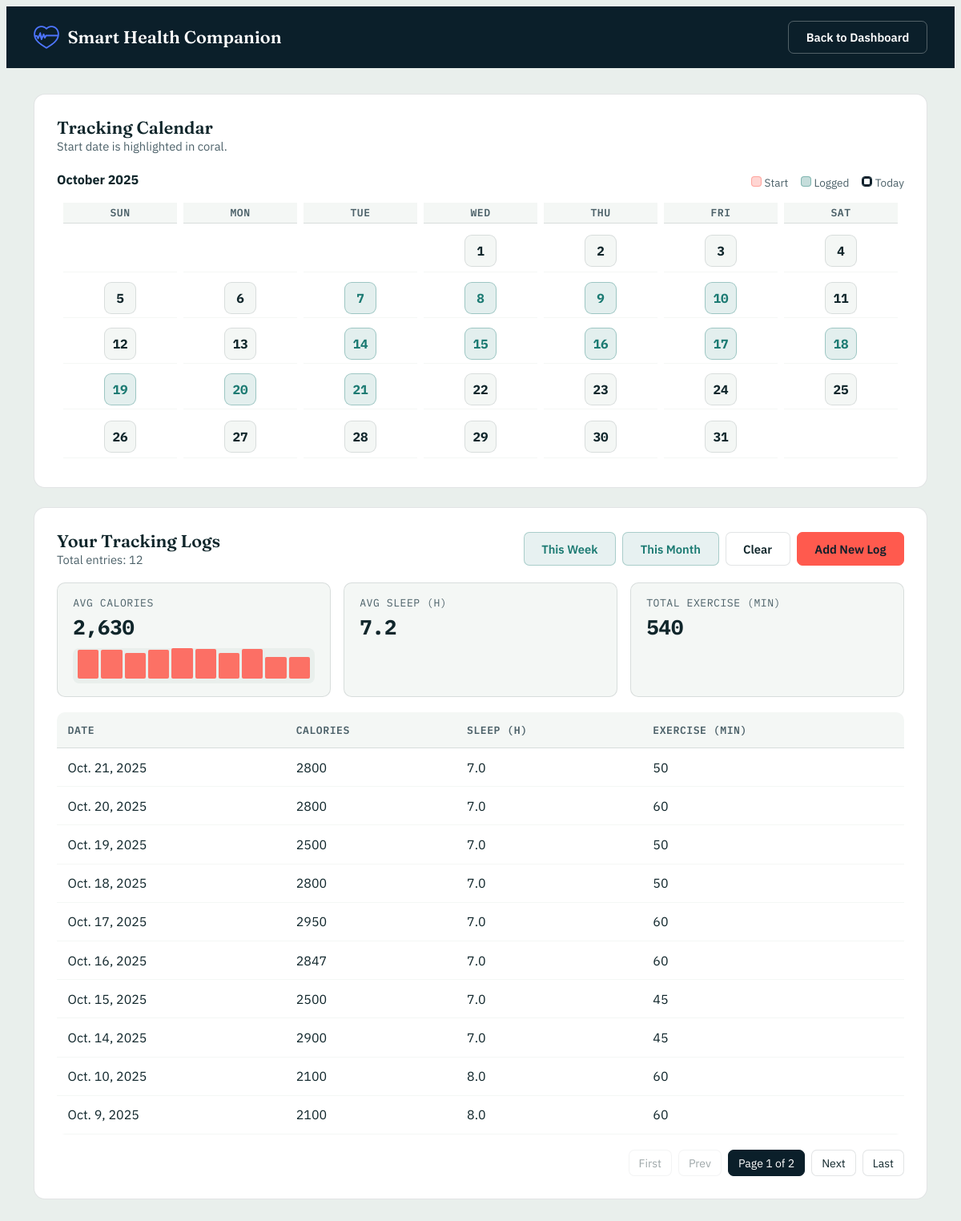
Page /logs/ (signed in) on the committed database.
### mainapp/models.py (models this page shows, shortened)
class DailyLog(models.Model):
    user = models.ForeignKey(User, on_delete=models.CASCADE, related_name='daily_logs')
    date = models.DateField()
    calories = models.IntegerField(default=0)
    sleep_hours = models.DecimalField(max_digits=4, decimal_places=1, default=0)
    exercise_minutes = models.IntegerField(default=0)
    is_ai_estimated = models.BooleanField(default=False, help_text='Whether calories were estimated by AI food recognition')
    class Meta:
        ordering = ['-date']
        unique_together = ('user', 'date')

### mainapp/views.py (the view)
# urls.py: path("logs/", views.logs_view, name="logs"),
@login_required
def logs_view(request):
    logs_qs = DailyLog.objects.filter(user=request.user).order_by('-date')
    paginator = Paginator(logs_qs, 10)
    page_number = request.GET.get('page')
    page_obj = paginator.get_page(page_number)
    profile = getattr(request.user, 'profile', None)
    start_date = getattr(profile, 'start_tracking_date', None) if profile else None
    base_date = start_date or dt_date.today()
    cal = calendar.Calendar(firstweekday=6)  # 6 = Sunday
    month_days = cal.monthdayscalendar(base_date.year, base_date.month)
    logged_days_set = set(
        DailyLog.objects.filter(
            user=request.user,
            date__year=base_date.year,
            date__month=base_date.month,
        ).values_list('date__day', flat=True)
    )
    month_weeks = []
    today = dt_date.today()
    for week in month_days:
        week_cells = []
        for day in week:
            is_blank = day == 0
            is_today = (not is_blank and today.year == base_date.year and today.month == base_date.month and today.day == day)
            cell = {
                'num': day,
                'is_blank': is_blank,
                'is_start': bool(start_date and day == start_date.day and base_date.month == start_date.month and base_date.year == start_date.year),
                'is_logged': bool(day and (day in logged_days_set)),
                'is_today': is_today,
            }
            week_cells.append(cell)
        month_weeks.append(week_cells)
    month_name = calendar.month_name[base_date.month]
    return render(request, "mainapp/logs.html", {
        "page_obj": page_obj,
        "total_count": logs_qs.count(),
        "calendar_weeks": month_weeks,
        "calendar_month_name": month_name,
        "calendar_year": base_date.year,
    })

### mainapp/templates/mainapp/logs.html (shortened to what this page needs)
<!DOCTYPE html>
<html lang="en">
<head>
    {% load static %}
    <link href="{% static 'css/site.css' %}" rel="stylesheet">
</head>
<body>
    <header class="page-bar">
        <nav class="site-nav" style="max-width: 1180px; margin: 0 auto;">
            <a class="site-logo" href="{% url 'dashboard' %}"><img src="{% static 'heart logo.png' %}" alt="Logo">Smart Health Companion</a>
            <div>
                <a href="{% url 'dashboard' %}" class="btn btn-outline">Back to Dashboard</a>
            </div>
        </nav>
    </header>
    <main class="container">
        <div class="card" style="margin-bottom:1.5rem;">
            <div class="title-row">
                <div>
                    <div class="title">Tracking Calendar</div>
                    <div class="muted">Start date is highlighted in coral.</div>
                </div>
            </div>
            <div class="cal-wrap">
                <div style="min-width:360px;">
                    <div style="display:flex; align-items:center; justify-content:space-between; margin-bottom:.5rem;">
                        <div style="font-weight:700; font-family:'IBM Plex Sans',sans-serif;">{{ calendar_month_name }} {{ calendar_year }}</div>
                        <div class="cal-legend">
                            <span><span class="legend-chip start"></span> Start</span>
                            <span><span class="legend-chip logged"></span> Logged</span>
                            <span><span class="legend-chip today"></span> Today</span>
                        </div>
                    </div>
                    <table class="cal">
                        <thead>
                            <tr>
                                <th>Sun</th>
                                <th>Mon</th>
                                <th>Tue</th>
                                <th>Wed</th>
                                <th>Thu</th>
                                <th>Fri</th>
                                <th>Sat</th>
                            </tr>
                        </thead>
                        <tbody>
                            {% for week in calendar_weeks %}
                            <tr>
                                {% for d in week %}
                                <td style="text-align:center; padding:.25rem;">
                                    {% if d.is_blank %}
                                        <span style="display:inline-block; width:40px; height:40px;"></span>
                                    {% else %}
                                        <span class="cal-day {% if d.is_start %}cal-start{% endif %} {% if d.is_logged %}cal-logged{% endif %} {% if d.is_today %}cal-today{% endif %}">{{ d.num }}</span>
                                    {% endif %}
                                </td>
                                {% endfor %}
                            </tr>
                            {% endfor %}
                        </tbody>
                    </table>
                </div>
            </div>
        </div>
        <div class="card">
            <div class="title-row">
                <div>
                    <div class="title">Your Tracking Logs</div>
                    <div class="muted">Total entries: {{ total_count }}</div>
                </div>
                <div class="actions-row">
                    <button id="filterWeek" class="btn btn-soft">This Week</button>
                    <button id="filterMonth" class="btn btn-soft">This Month</button>
                    <button id="filterClear" class="btn btn-ghost">Clear</button>
                    <a href="{% url 'dashboard' %}" class="btn btn-primary">Add New Log</a>
                </div>
            </div>
            <div class="stats-grid" id="statsGrid" aria-hidden="true">
                <div class="stat">
                    <div class="stat-title">Avg Calories</div>
                    <div class="stat-value" id="avgCalories">—</div>
                    <div class="mini-chart" id="miniChart"></div>
                </div>
                <div class="stat">
                    <div class="stat-title">Avg Sleep (h)</div>
                    <div class="stat-value" id="avgSleep">—</div>
                </div>
                <div class="stat">
                    <div class="stat-title">Total Exercise (min)</div>
                    <div class="stat-value" id="totalExercise">—</div>
                </div>
            </div>
            <div class="table-wrap">
                <table>
                    <thead>
                        <tr>
                            <th>Date</th>
                            <th>Calories</th>
                            <th>Sleep (h)</th>
                            <th>Exercise (min)</th>
                        </tr>
                    </thead>
                    <tbody>
                        {% for log in page_obj.object_list %}
                        <tr data-date="{{ log.date|date:'Y-m-d' }}" data-calories="{{ log.calories }}" data-sleep="{{ log.sleep_hours }}" data-exercise="{{ log.exercise_minutes }}">
                            <td>{{ log.date }}</td>
                            <td>{{ log.calories }}</td>
                            <td>{{ log.sleep_hours }}</td>
                            <td>{{ log.exercise_minutes }}</td>
                        </tr>
                        {% empty %}
                        <tr>
                            <td colspan="4" class="muted">No logs yet. Use the dashboard to add your first entry.</td>
                        </tr>
                        {% endfor %}
                    </tbody>
                </table>
            </div>
            <div class="pagination">
                {% if page_obj.has_previous %}
                    <a class="page-btn" href="?page=1">First</a>
                    <a class="page-btn" href="?page={{ page_obj.previous_page_number }}">Prev</a>
                {% else %}
                    <span class="page-btn disabled">First</span>
                    <span class="page-btn disabled">Prev</span>
                {% endif %}
                <span class="page-btn active">Page {{ page_obj.number }} of {{ page_obj.paginator.num_pages }}</span>
                {% if page_obj.has_next %}
                    <a class="page-btn" href="?page={{ page_obj.next_page_number }}">Next</a>
                    <a class="page-btn" href="?page={{ page_obj.paginator.num_pages }}">Last</a>
                {% else %}
                    <span class="page-btn disabled">Next</span>
                    <span class="page-btn disabled">Last</span>
                {% endif %}
            </div>
        </div>
    </main>
</body>
</html>

### mainapp/static/css/site.css (style rules this page uses)
:root { --navy: #0B1F2A; --navy-2: #123241; --navy-3: #081620; --paper: #F4F7F5; --paper-2: #E9EFEC; --ink: #10262B; --ink-soft: #4C6169; --coral: #FF5A4E; --coral-dark: #E14336; --teal: #1B7A72; --line-on-dark: rgba(244, 247, 245, 0.14); --line-on-light: rgba(16, 38, 43, 0.12); }
* { box-sizing: border-box; }
body { font-family: 'IBM Plex Sans', -apple-system, BlinkMacSystemFont, sans-serif; color: var(--ink); background: var(--paper); }
a { color: inherit; }
.container { max-width: 1180px; margin: 0 auto; padding: 0 2rem; }
.site-nav { display: flex; justify-content: space-between; align-items: center; max-width: 1180px; margin: 0 auto; padding: 0 2rem; }
.site-logo { font-family: 'Fraunces', serif; font-size: 1.35rem; font-weight: 600; color: #fff; display: flex; align-items: center; gap: 0.65rem; text-decoration: none; }
.site-logo img { width: 32px; height: auto; }
.btn { padding: 0.65rem 1.35rem; border: 1.5px solid transparent; border-radius: 7px; font-family: 'IBM Plex Sans', sans-serif; font-weight: 600; font-size: 0.92rem; text-decoration: none; transition: all 0.25s ease; cursor: pointer; display: inline-flex; align-items: center; gap: 0.5rem; }
.btn-outline { background: transparent; border-color: rgba(244, 247, 245, 0.3); color: #fff; }
.btn-primary { background: var(--coral); color: #0B1F2A; border-color: var(--coral); }

### rows in the picture
DailyLog: date "Oct. 21, 2025", calories "2800", sleep_hours "7.0", exercise_minutes "50"
DailyLog: date "Oct. 20, 2025", calories "2800", sleep_hours "7.0", exercise_minutes "60"
DailyLog: date "Oct. 19, 2025", calories "2500", sleep_hours "7.0", exercise_minutes "50"
DailyLog: date "Oct. 18, 2025", calories "2800", sleep_hours "7.0", exercise_minutes "50"
DailyLog: date "Oct. 17, 2025", calories "2950", sleep_hours "7.0", exercise_minutes "60"
DailyLog: date "Oct. 16, 2025", calories "2847", sleep_hours "7.0", exercise_minutes "60"
DailyLog: date "Oct. 15, 2025", calories "2500", sleep_hours "7.0", exercise_minutes "45"
DailyLog: date "Oct. 14, 2025", calories "2900", sleep_hours "7.0", exercise_minutes "45"
DailyLog: date "Oct. 10, 2025", calories "2100", sleep_hours "8.0", exercise_minutes "60"
DailyLog: date "Oct. 9, 2025", calories "2100", sleep_hours "8.0", exercise_minutes "60"

### other values in the picture
{{ calendar_month_name }} "October"
{{ calendar_year }} "2025"
{{ d.num }} "1" "2" "3" "4" "5" "6" "7" "8" "9" "10" "11" "12" "13" "14" "15" "16" "17" "18" "19" "20" "21" "22" "23" "24" "25" "26" "27" "28" "29" "30" "31"
{{ total_count }} "12"
{{ page_obj.number }} "1"
{{ page_obj.paginator.num_pages }} "2"
